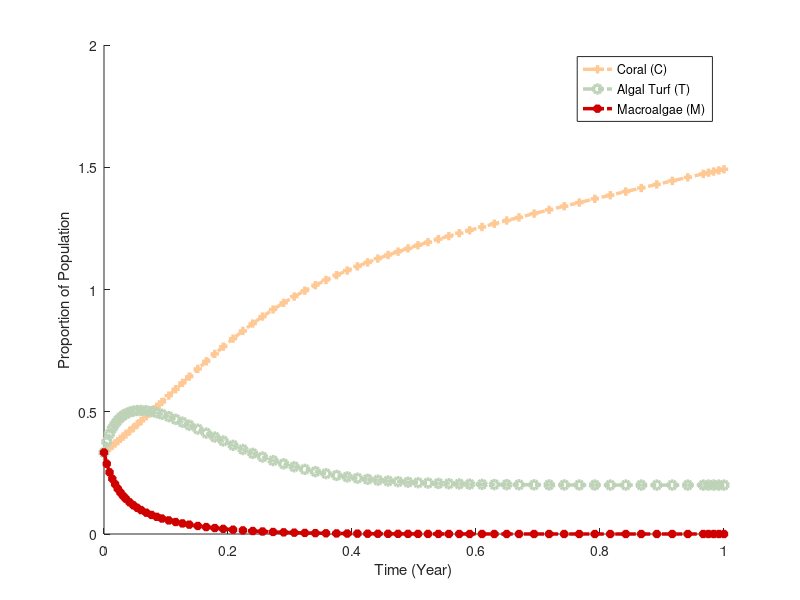

This figure's MATLAB source:


r = 10;
d = 2; %unknown
a = 0.1; %unknown
gamma = 0.8; %unknown
g = 10;
beta = 21; %unknown
kapa = 0.6; %known but not used
mu = 0.22;
h = 0.3; %<----CONTROL VARIABLE FOR GAME THEORY
alpha = 1;
q = 0.47;
sigma = 0.01; %unknown

g = @(P) (alpha*P)/beta;

% set up DFE
% dC/dt = rTC + sigmaPC - C(aM + d)
% dP/dt = qP(1-P/betaC) + kapaP - (h + mu)P #remove kapaP, so  = qP(1-P/betaC) - (h + mu)P
% dT/dt = dC + (g(P)M)/(M + T) - (rC + gammaM)T
% dM/dt = aMC + gammaMT - (g(P)M)/(M + T)
%
% C = y(1), P = y(2), T = y(3), M = y(4)
f = @(t,y) [r*y(3)*y(1) + sigma*y(2)*y(1) - y(1)*(a*y(4) + d),
            q*y(2)*(1-(y(2)/(beta*y(1)))) - (h+mu)*y(2), 
            d*y(1) + (g(y(2))*y(4))/(y(4)+y(3)) - (r*y(1) + gamma*y(4))*y(3),
            a * y(4)*y(1) + gamma*y(4)*y(3) - (g(y(2))*y(4))/(y(4)+y(3))];

C = 1/3;
P = 500;
T = 1/3;
M = 1/3;
        
  
% solve with ODE 45
[t,ya] = ode45(f, [0 1], [C, P, T, M]);

% graph
figure
hold on
plot(t, ya(:,1), '+-.', 'Color', '#FFC996', 'Linewidth', 2.5)
%plot(t, ya(:,2), 'x-.', 'Color', '#A7D0CD', 'Linewidth', 2.5)
plot(t, ya(:,3), 'o-.', 'Color', '#BDD2B6', 'Linewidth', 2.5)
plot(t, ya(:,4), '*-.', 'Color', '#CF0000', 'Linewidth', 2.5)
legend('Coral (C)', 'Algal Turf (T)', 'Macroalgae (M)')
%legend('Coral (C)', 'Parrotfish (P)', 'Algal Turf (T)', 'Macroalgae (M)')
xlabel('Time (Year)')
ylabel('Proportion of Population')
